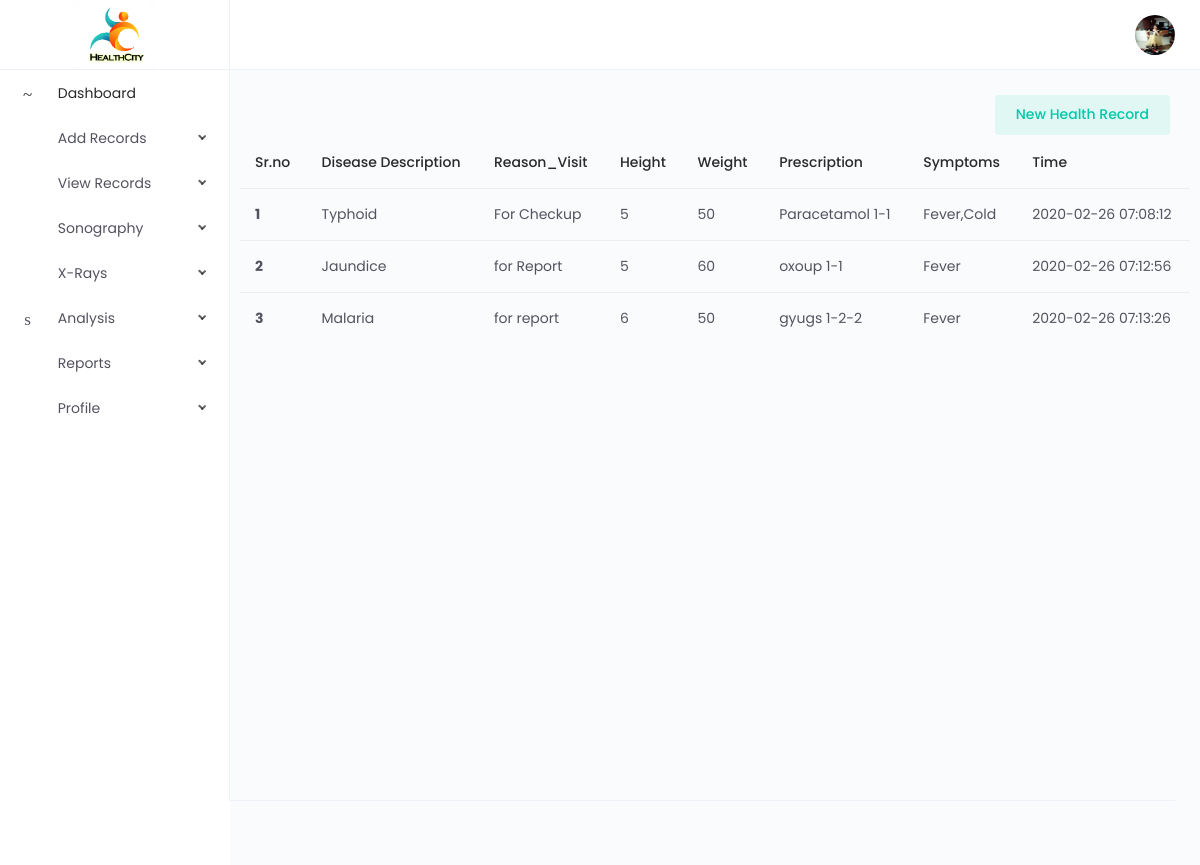
The app's page /doctor/view_details.php?id=113 (signed in) with its own data.
### tables this page shows
CREATE TABLE `user_master` (
  `login_id` int(10) NOT NULL,
  `card_id` varchar(12) NOT NULL,
  `fname` varchar(100) NOT NULL,
  `lname` varchar(500) NOT NULL,
  `email` varchar(100) NOT NULL,
  `phone_no` bigint(50) NOT NULL,
  `dob` varchar(15) NOT NULL,
  `password` varchar(50) NOT NULL,
  `role_id` int(50) NOT NULL,
  `active` int(50) NOT NULL,
  `status` int(50) NOT NULL,
  `gender` varchar(100) NOT NULL,
  `address` varchar(500) NOT NULL,
  `profile_pic` varchar(500) NOT NULL,
  `blood_group` varchar(50) NOT NULL,
  `state` varchar(50) NOT NULL,
  `city` varchar(50) NOT NULL,
  `aadhar` varchar(10000) NOT NULL,
  `registered_time` timestamp NOT NULL DEFAULT current_timestamp() ON UPDATE current_timestamp()
);

CREATE TABLE `patient_master` (
  `patient_id` int(50) NOT NULL,
  `login_id` int(50) NOT NULL,
  `card_id` varchar(50) NOT NULL,
  `disease_description` varchar(1000) NOT NULL,
  `reason_visit` varchar(1000) NOT NULL,
  `height` int(50) NOT NULL,
  `weight` int(50) NOT NULL,
  `prescription` varchar(10000) NOT NULL,
  `symptoms` varchar(500) NOT NULL,
  `Report` varchar(1500) NOT NULL,
  `hospital` varchar(500) NOT NULL,
  `checkup_time` timestamp NOT NULL DEFAULT current_timestamp() ON UPDATE current_timestamp()
);

### doctor/view_details.php (the view, shortened to what this page needs)
<?php include("header.php"); ?>
            <div class="page-container">
            	<?php $id=$_GET['id'];?>
                <div class="main-content">
                	<button class="btn btn-success btn-tone m-r-5" style="margin-left:20px;float: right" onclick="window.location='add_record.php?id=<?php echo $id; ?>'">New Health Record</button><br/><br/>
                    <div class="row">
                        <?php
                        $sql1="SELECT * FROM patient_master WHERE login_id='$id'";
                        $res=mysqli_query($con,$sql1);
                        ?>
                        <div class="table-responsive">
						    <table class="table table-hover">
						        <thead>
						            <tr>
						                <th scope="col">Sr.no</th>
						                <th scope="col">Disease Description</th>
						                <th scope="col">Reason_Visit</th>
						            	<th scope="col">Height</th>
						                <th scope="col">Weight</th>
						                <th scope="col">Prescription</th>
						                <th scope="col">Symptoms</th>
						                <th scope="col">Time</th>
						            </tr>
						    	</thead>
						    	<tbody>
						<?php
						$a=1;
                        while($row = mysqli_fetch_array($res))
                        {
                        	$symptoms = $row['symptoms'];
                        	list($s1,$s2,$s3) = array_pad(explode('##', $symptoms),3,is_null($symptoms));
                        	if($s1!="" AND  $s2=="" AND $s3=="")
							{
								$sm = $s1;
							}
							if($s1!="" &&  $s2!="" && $s3=="")
							{
								$sm = $s1.",".$s2;
							}
							$ds = $row['disease_description'];
                        	list($d1,$d2,$d3) = array_pad(explode('##', $ds),3,is_null($ds));
                        	if($d1!="" AND  $d2=="" AND $d3=="")
							{
								$ds1 = $d1;
							}
                ?>
						            <tr>
						                <th scope="row"><?php echo $a; ?></th>
						                <td><?php echo $ds1;?></td>
						                <td><?php echo $row['reason_visit'];?></td>
						                <td><?php echo $row['height'];?></td>
						                <td><?php echo $row['weight'];?></td>
						                <td><?php echo $row['prescription'];?></td>
						                <td><?php echo $sm; ?></td>
						                <td><?php echo $row['checkup_time']; ?></td>
						            </tr>
						           <?php
						           $a++;
						       }
						       ?>
						        </tbody>
						    </table>
						</div>
                	</div>
                </div>
            </div>
<?php include("footer.php"); ?>

### doctor/header.php (shortened to what this page needs)
<?php
    include "connection.php";
    if(!isset($_SESSION['log']))
    {
        header("location:sign_up.php");
    }
    else
    {
        $log = $_SESSION['log'];
        $sql1 = "SELECT profile_pic FROM user_master WHERE email='$log'";
        $result2 = mysqli_query($con,$sql1);
        $value2 = mysqli_fetch_array($result2);
        $def =$value2['profile_pic'];
}?>
<!DOCTYPE html>
<html lang="en">
<head>
    <link href="assets/css/app.min.css" rel="stylesheet">
    <link href="assets/vendors/select2/select2.css" rel="stylesheet">
    <link href="assets/vendors/bootstrap-datepicker/bootstrap-datepicker.min.css" rel="stylesheet">
</head>
<body>
    <div class="app">
        <div class="layout">
            <div class="header">
                <div class="logo logo-dark">
                    <a href="index.php">
                        <img src="../assets/images/logo.png" alt="Logo" height="70px">
                    </a>
                </div>
                <div class="nav-wrap">
                    <ul class="nav-left">
                        <li class="desktop-toggle">
                            <a href="javascript:void(0);">
                                <i class="anticon"></i>
                            </a>
                        </li>
                    </ul>
                    <ul class="nav-right">
                        <li class="dropdown dropdown-animated scale-left">
                            <div class="pointer" data-toggle="dropdown">
                                <div class="avatar avatar-image  m-h-10 m-r-15">
                                    <img src="<?php echo $def ?>"  alt="">
                                </div>
                            </div>
                        </li>
                    </ul>
                </div>
            </div>
            <div class="side-nav">
                <div class="side-nav-inner">
                    <ul class="side-nav-menu scrollable">
                        <li class="nav-item dropdown open">
                            <a class="dropdown-toggle" href="index.php">
                                <span class="icon-holder">
                                    <i class="anticon anticon-dashboard"></i>
                                </span>
                                <span class="title">Dashboard</span>
                            </a>
                        </li>
                        <li class="nav-item dropdown">
                            <a class="dropdown-toggle" href="javascript:void(0);">
                                <span class="icon-holder">
                                   <i class="anticon anticon-team"></i>
                                </span>
                                <span class="title">Add Records</span>
                            </a>
                        </li>
                        <li class="nav-item dropdown">
                            <a class="dropdown-toggle" href="javascript:void(0);">
                                <span class="icon-holder">
                                   <i class="anticon anticon-laptop"></i>
                                </span>
                                <span class="title">View Records</span>
                            </a>
                        </li>
                         <li class="nav-item dropdown">
                            <a class="dropdown-toggle" href="javascript:void(0);">
                                <span class="icon-holder">
                                  <i class="anticon anticon-snippets"></i>
                                </span>
                                <span class="title">Sonography</span>
                            </a>
                        </li>
                         <li class="nav-item dropdown">
                            <a class="dropdown-toggle" href="javascript:void(0);">
                                <span class="icon-holder">
                                   <i class="anticon anticon-diff"></i>
                                </span>
                                <span class="title">X-Rays</span>
                            </a>
                        </li>
                        <li class="nav-item dropdown">
                            <a class="dropdown-toggle" href="javascript:void(0);">
                                <span class="icon-holder">
                                   <i class="anticon anticon-area-chart"></i>
                                </span>
                                <span class="title">Analysis</span>
                            </a>
                        </li>
                        <li class="nav-item dropdown">
                            <a class="dropdown-toggle" href="javascript:void(0);">
                                <span class="icon-holder">
                                   <i class="anticon anticon-file"></i>
                                </span>
                                <span class="title">Reports</span>
                            </a>
                        </li>
                        <li class="nav-item dropdown">
                            <a class="dropdown-toggle" href="javascript:void(0);">
                                <span class="icon-holder">
                                    <i class="anticon anticon-profile"></i>
                                </span>
                                <span class="title">Profile</span>
                            </a>
                        </li>
                        </ul>
                </div>
            </div>

### records on screen
user_master: profile_pic (picture)
patient_master: ds1 "Typhoid", reason_visit "For Checkup", height "5", weight "50", prescription "Paracetamol 1-1", sm "Fever,Cold", checkup_time "2020-02-26 07:08:12"
patient_master: ds1 "Jaundice", reason_visit "for Report", height "5", weight "60", prescription "oxoup 1-1", sm "Fever", checkup_time "2020-02-26 07:12:56"
patient_master: ds1 "Malaria", reason_visit "for report", height "6", weight "50", prescription "gyugs 1-2-2", sm "Fever", checkup_time "2020-02-26 07:13:26"
